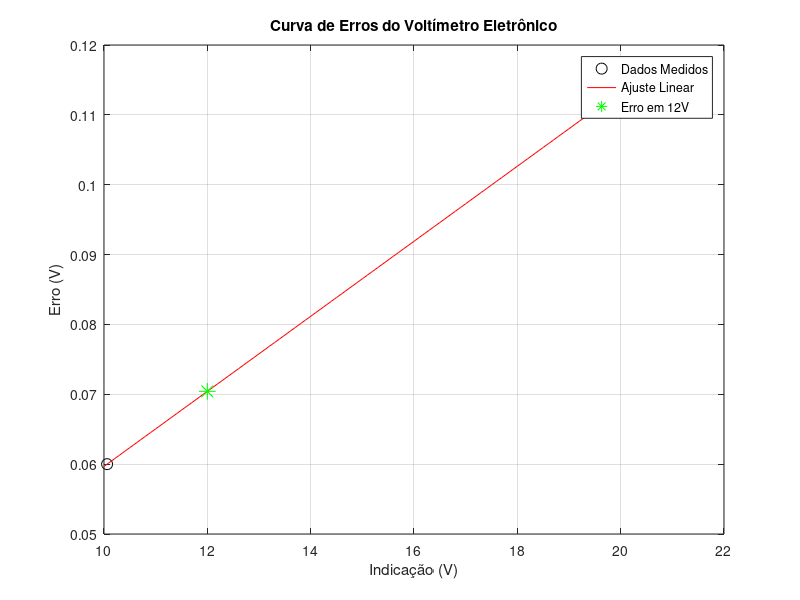

Write MATLAB code to recreate this figure.
% ROTINA: ANÁLISE METROLÓGICA DO VOLTÍMETRO ELETRÔNICO
% Autor: [Seu Nome]
% Data: [Data]

clear; clc;

% DADOS DAS MEDIÇÕES
% Pilha de 10V (valor verdadeiro = 10.0V)
medicoes_10V = [10.08, 10.09, 10.00, 10.14, 10.01, 10.05, 10.05, 10.04, 10.06, 10.08];

% Pilha de 20V (valor verdadeiro = 20.0V)  
medicoes_20V = [20.11, 20.10, 20.14, 20.13, 20.09, 20.09, 20.13, 20.12, 20.18, 20.05];

% CÁLCULOS ESTATÍSTICOS
% Para 10V
media_10V = mean(medicoes_10V);           % 10.0600 V
desvio_10V = std(medicoes_10V);           % 0.0406 V  
erro_medio_10V = media_10V - 10.0;        % 0.0600 V

% Para 20V
media_20V = mean(medicoes_20V);           % 20.1140 V
desvio_20V = std(medicoes_20V);           % 0.0350 V
erro_medio_20V = media_20V - 20.0;        % 0.1140 V

% INCERTEZAS EXPANDIDAS (95,45% - k=2)
incerteza_10V = 2 * desvio_10V;           % ±0.0811 V
incerteza_20V = 2 * desvio_20V;           % ±0.0700 V

% a) CURVA DE ERROS (Erro x Indicação)
% Pontos: (10.06, 0.060) e (20.11, 0.114)
indicacoes = [media_10V, media_20V];
erros = [erro_medio_10V, erro_medio_20V];

% Ajuste linear: y = ax + b
coef = polyfit(indicacoes, erros, 1);
a = coef(1);                              % 0.005371
b = coef(2);                              % 0.005968

% EQUAÇÃO DA CURVA DE ERROS:
% Erro = 0.005371 × Indicação + 0.005968

% b) ERRO MÁXIMO PARA 12V
erro_12V = a * 12.0 + b;                  % 0.0704 V
incerteza_12V = interp1(indicacoes, [incerteza_10V, incerteza_20V], 12.0);  % 0.0790 V
erro_maximo_12V = abs(erro_12V) + incerteza_12V;  % 0.1494 V

% GRÁFICO SIMPLES
figure;
plot(indicacoes, erros, 'ko', 'MarkerSize', 8);  % Dados medidos
hold on;
x = 10:0.1:20;
y = a*x + b;
plot(x, y, 'r-');                         % Curva de erros
plot(12, erro_12V, 'g*', 'MarkerSize', 12); % Erro em 12V
xlabel('Indicação (V)');
ylabel('Erro (V)');
title('Curva de Erros do Voltímetro Eletrônico');
grid on;
legend('Dados Medidos', 'Ajuste Linear', 'Erro em 12V');

% RESULTADOS FINAIS
fprintf('\n=== RESULTADOS ===\n');
fprintf('a) Curva de Erros: Erro = %.6f × Indicação + %.6f\n', a, b);
fprintf('b) Erro Máximo para 12V: %.4f V\n', erro_maximo_12V); 